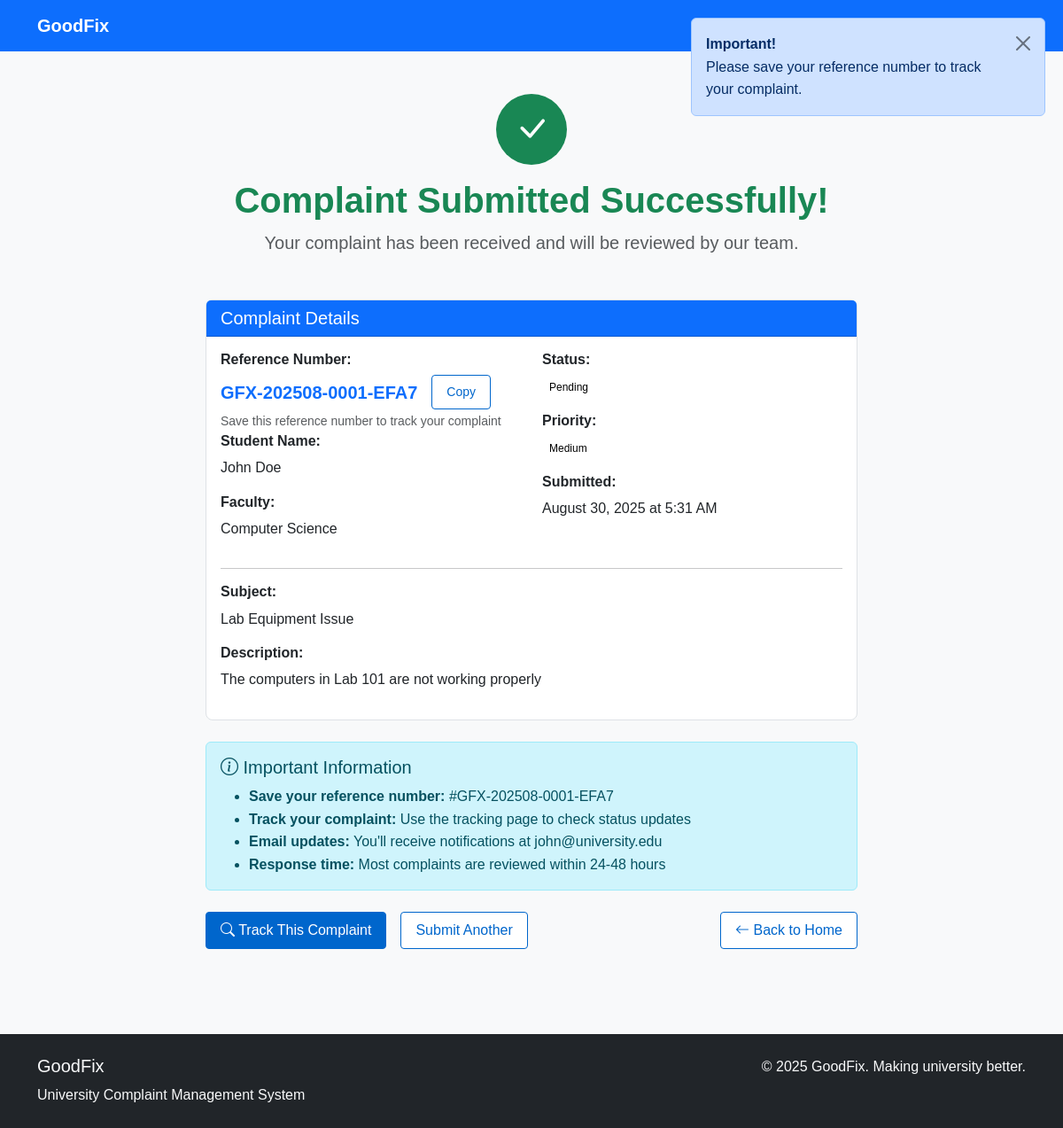
The app's page /user/submit_success.php?id=1, older data.
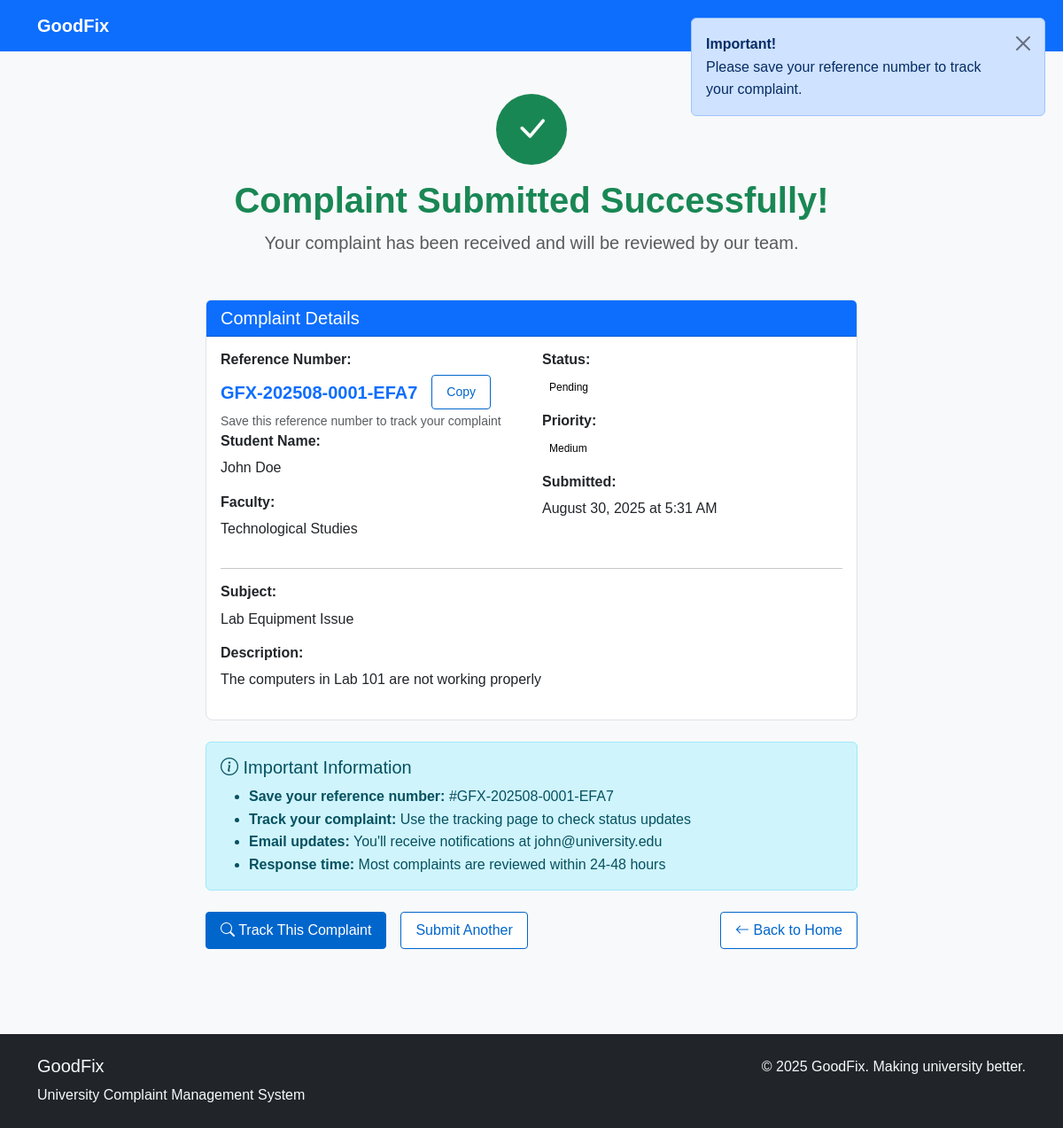
The same page, newer data.
### tables this page shows
CREATE TABLE complaints (
    id INT PRIMARY KEY AUTO_INCREMENT,
    student_name VARCHAR(100) NOT NULL,
    student_id VARCHAR(20) NOT NULL,
    email VARCHAR(100) NOT NULL,
    faculty VARCHAR(50) NOT NULL,
    complaint_type VARCHAR(50) NOT NULL,
    subject VARCHAR(200) NOT NULL,
    description TEXT NOT NULL,
    status ENUM('pending', 'in_progress', 'resolved', 'closed') DEFAULT 'pending',
    priority ENUM('low', 'medium', 'high', 'urgent') DEFAULT 'medium',
    submitted_at TIMESTAMP DEFAULT CURRENT_TIMESTAMP,
    updated_at TIMESTAMP DEFAULT CURRENT_TIMESTAMP ON UPDATE CURRENT_TIMESTAMP
);

### user/submit_success.php (the view, shortened to what this page needs)
<?php
$css_path = "../css/style.css";
$home_path = "index.php";
include '../includes/header.php';
include '../includes/db.php';
$complaint_id = isset($_GET['id']) ? (int)$_GET['id'] : 0;
$complaint = null;
if ($complaint_id) {
    $stmt = $pdo->prepare("SELECT * FROM complaints WHERE id = ?");
    $stmt->execute([$complaint_id]);
    $complaint = $stmt->fetch();
}
?>
<main>
    <div class="container py-5">
        <div class="row justify-content-center">
            <div class="col-lg-8">
                <div class="text-center mb-5">
                    <div class="bg-success text-white rounded-circle d-inline-flex align-items-center justify-content-center mb-3" style="width: 80px; height: 80px;">
                        <i class="bi bi-check-lg fs-1"></i>
                    </div>
                    <h1 class="fw-bold text-success">Complaint Submitted Successfully!</h1>
                    <p class="lead text-muted">Your complaint has been received and will be reviewed by our team.</p>
                </div>
                <div class="card">
                    <div class="card-header bg-primary text-white">
                        <h5 class="mb-0">
                            Complaint Details
                        </h5>
                    </div>
                    <div class="card-body">
                        <?php
                        $year_month = date('Ym', strtotime($complaint['submitted_at']));
                        $complaint_id_padded = str_pad($complaint['id'], 4, '0', STR_PAD_LEFT);
                        $hash = strtoupper(substr(md5($complaint['id'] . $complaint['submitted_at'] . 'GoodFix2025'), 0, 4));
                        $reference_no = 'GFX-' . $year_month . '-' . $complaint_id_padded . '-' . $hash;
                        ?>
                        <div class="row">
                            <div class="col-md-6">
                                <h6 class="fw-bold">Reference Number:</h6>
                                <div class="d-flex align-items-center">
                                    <p class="text-primary fs-5 fw-bold mb-0 me-3" id="referenceNumber"><?php echo $reference_no; ?></p>
                                    <button class="btn btn-outline-primary btn-sm" onclick="copyReference()" id="copyBtn">
                                        <i class="bi bi-copy"></i> Copy
                                    </button>
                                </div>
                                <small class="text-muted">Save this reference number to track your complaint</small>
                                <h6 class="fw-bold">Student Name:</h6>
                                <p><?php echo htmlspecialchars($complaint['student_name']); ?></p>
                                <h6 class="fw-bold">Faculty:</h6>
                                <p><?php echo htmlspecialchars($complaint['faculty'] ?: 'Not specified'); ?></p>
                            </div>
                            <div class="col-md-6">
                                <h6 class="fw-bold">Status:</h6>
                                <span class="status">Pending</span>
                                <h6 class="fw-bold mt-3">Priority:</h6>
                                <span class="priority">
                                    <?php echo ucfirst($complaint['priority']); ?>
                                </span>
                                <h6 class="fw-bold mt-3">Submitted:</h6>
                                <p><?php echo date('F j, Y \a\t g:i A', strtotime($complaint['submitted_at'])); ?></p>
                            </div>
                        </div>
                        <hr>
                        <h6 class="fw-bold">Subject:</h6>
                        <p><?php echo htmlspecialchars($complaint['subject']); ?></p>
                        <h6 class="fw-bold">Description:</h6>
                        <p><?php echo nl2br(htmlspecialchars($complaint['description'])); ?></p>
                    </div>
                </div>
                <div class="alert alert-info mt-4">
                    <h5 class="alert-heading">
                        <i class="bi bi-info-circle"></i> Important Information
                    </h5>
                    <ul class="mb-0">
                        <li><strong>Save your reference number:</strong> #<?php echo $reference_no; ?></li>
                        <li><strong>Track your complaint:</strong> Use the tracking page to check status updates</li>
                        <li><strong>Email updates:</strong> You'll receive notifications at <?php echo htmlspecialchars($complaint['email']); ?></li>
                        <li><strong>Response time:</strong> Most complaints are reviewed within 24-48 hours</li>
                    </ul>
                </div>
                <div class="text-center mt-4">
                    <div class="d-flex gap-3 justify-content-center">
                        <a href="track_complaint.php?id=<?php echo $complaint['id']; ?>" class="btn btn-primary">
                            <i class="bi bi-search"></i> Track This Complaint
                        </a>
                        <a href="submit_complaint.php" class="btn btn-outline-primary">
                            Submit Another
                        </a>
                        <a href="index.php" class="btn btn-outline-primary ms-auto">
                            <i class="bi bi-arrow-left"></i> Back to Home
                        </a>
                    </div>
                </div>
            </div>
        </div>
    </div>
</main>
<?php include '../includes/footer.php'; ?>

### includes/header.php (shortened to what this page needs)
<!DOCTYPE html>
<html lang="en">
<head>
    <link href="https://cdn.jsdelivr.net/npm/bootstrap@5.3.0/dist/css/bootstrap.min.css" rel="stylesheet">
    <link href="https://cdn.jsdelivr.net/npm/bootstrap-icons@1.7.2/font/bootstrap-icons.css" rel="stylesheet">
    <link href="<?php echo isset($css_path) ? $css_path : '../css/style.css'; ?>" rel="stylesheet">
</head>
<body>
    <nav class="navbar navbar-expand-lg navbar-dark bg-primary">
        <div class="container">
            <a class="navbar-brand fw-bold" href="<?php echo isset($home_path) ? $home_path : '../user/index.php'; ?>">
                GoodFix
            </a>
            <?php if (isset($show_admin_nav) && $show_admin_nav): ?>
            <div class="navbar-nav ms-auto">
                <a class="nav-link" href="dashboard.php">
                    Dashboard
                </a>
                <a class="nav-link" href="view_complaints.php">
                    Complaints
                </a>
                <a class="nav-link" href="logout.php">
                    Logout
                </a>
            </div>
            <?php else: ?>
            <div class="collapse navbar-collapse" id="navbarNav">
                <div class="navbar-nav ms-auto">
                    <a class="nav-link" href="<?php echo isset($home_path) ? $home_path : '../user/index.php'; ?>">
                    </a>
                    <a class="nav-link" href="<?php echo isset($home_path) ? str_replace('index.php', 'submit_complaint.php', $home_path) : '../user/submit_complaint.php'; ?>">
                    </a>
                    <a class="nav-link" href="<?php echo isset($home_path) ? str_replace('index.php', 'track_complaint.php', $home_path) : '../user/track_complaint.php'; ?>">
                    </a>
                    <a class="nav-link" href="<?php echo isset($home_path) ? str_replace('index.php', 'profile.php', $home_path) : '../user/profile.php'; ?>">
                    </a>
                </div>
            </div>
            <?php endif; ?>
        </div>
    </nav>

### includes/footer.php (shortened to what this page needs)
    <footer class="bg-dark text-light py-4 mt-5">
        <div class="container">
            <div class="row">
                <div class="col-md-6">
                    <h5>GoodFix</h5>
                    <p class="mb-0">University Complaint Management System</p>
                </div>
                <div class="col-md-6 text-md-end">
                    <p class="mb-0">&copy; <?php echo date('Y'); ?> GoodFix. Making university better.</p>
                </div>
            </div>
        </div>
    </footer>
</body>
</html>

### css/style.css (style rules this page uses)
:root { --primary-color: #0066cc; --secondary-color: #6c757d; --success-color: #28a745; --warning-color: #ffc107; --danger-color: #dc3545; --light-gray: #f8f9fa; --border-color: #dee2e6; }
body { font-family: Arial, sans-serif; background-color: var(--light-gray); line-height: 1.6; color: #333; }
.card { border: 1px solid var(--border-color); border-radius: 8px; margin-bottom: 1rem; }
.status { color: #000000; padding: 4px 8px; border-radius: 4px; font-size: 12px; }
.priority { color: #000000; padding: 4px 8px; border-radius: 4px; font-size: 12px; }
.btn { padding: 8px 16px; border-radius: 4px; border: 1px solid transparent; text-decoration: none; display: inline-block; }
.btn-primary { background-color: var(--primary-color); border-color: var(--primary-color); color: white; }
.btn-outline-primary { color: var(--primary-color); border-color: var(--primary-color); background-color: white; }
*, *::before, *::after { transition: none !important; animation: none !important; }

Row changes from the older to the newer data that the page shows:
changed complaints "GFX-202508-0001-EFA7": faculty "Computer Science" → "Technological Studies"
